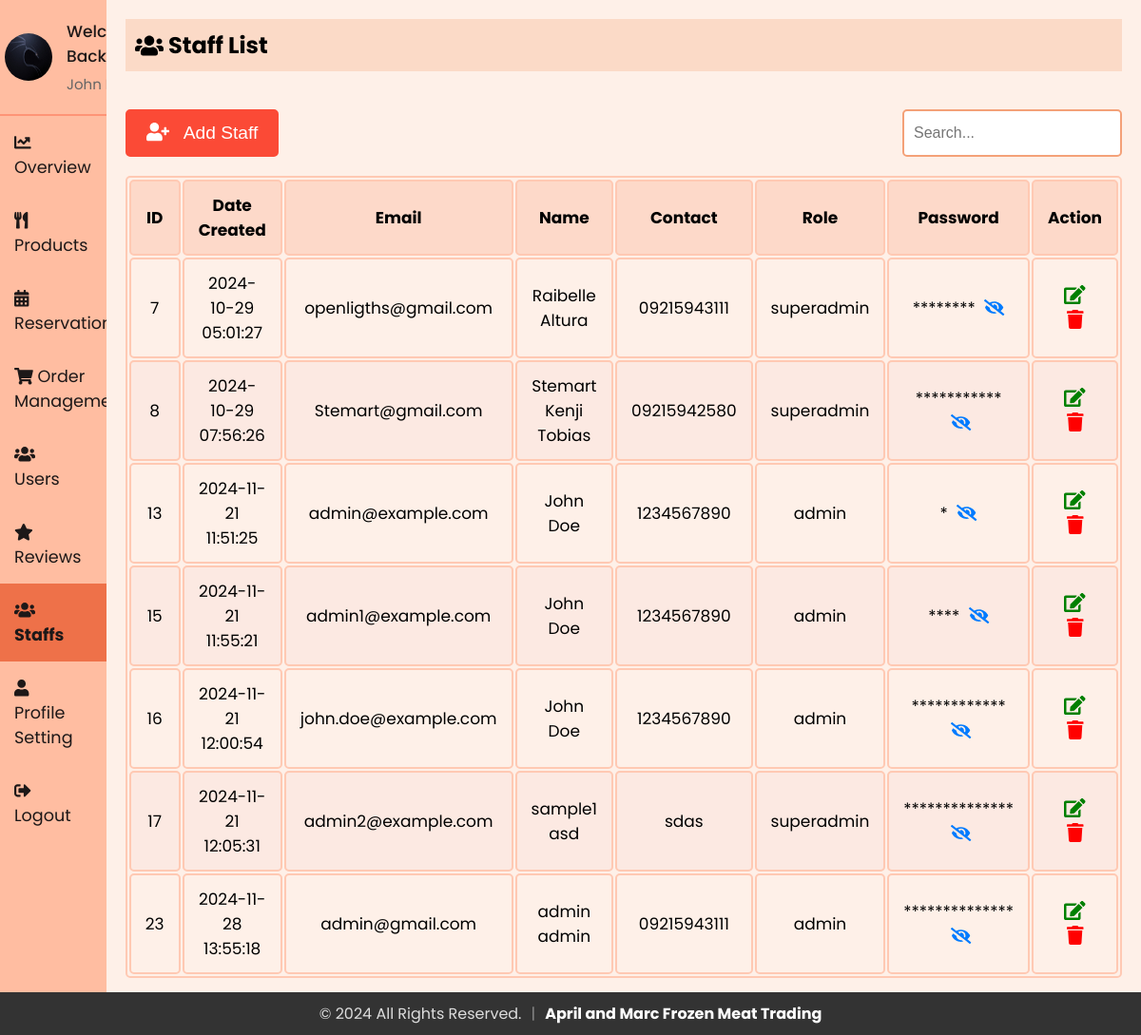
/admin/staffs.php (signed in), run on an earlier commit of the app's database.
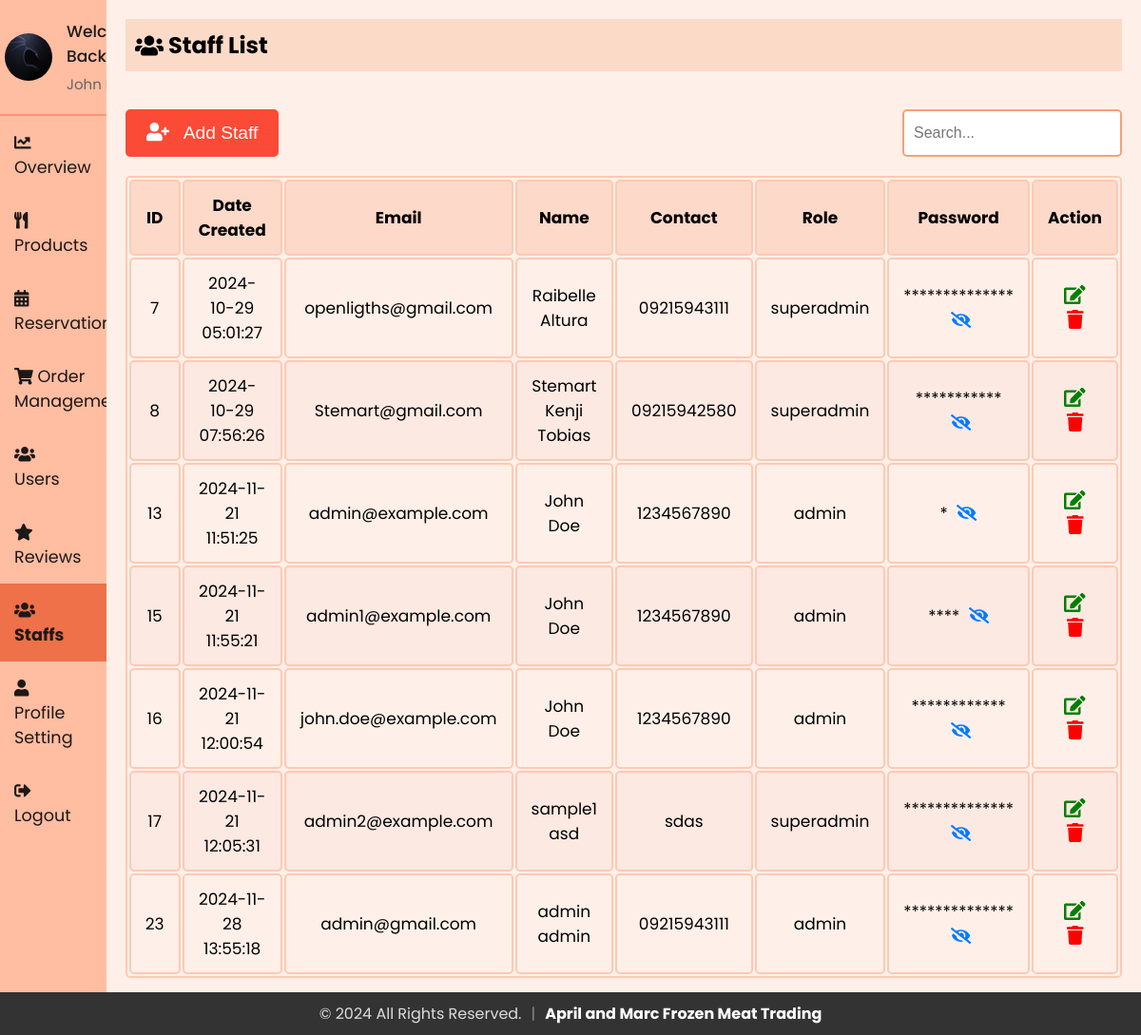
And on a later commit of the database.
### tables this page shows
CREATE TABLE `staff` (
  `id` int(11) NOT NULL,
  `firstName` varchar(50) NOT NULL,
  `lastName` varchar(50) NOT NULL,
  `email` varchar(100) NOT NULL,
  `contact` varchar(15) DEFAULT NULL,
  `role` enum('superadmin','admin','delivery boy','waiter') NOT NULL,
  `password` varchar(255) NOT NULL,
  `createdAt` timestamp NOT NULL DEFAULT current_timestamp(),
  `updatedAt` timestamp NOT NULL DEFAULT current_timestamp() ON UPDATE current_timestamp(),
  `profile_image` varchar(255) NOT NULL DEFAULT 'default.jpg'
);

### admin/sidebar.php (called while the page is built, shortened)
<?php
include 'db_connection.php';
$admin_email = isset($_SESSION['email']) ? $_SESSION['email'] : '';
function getAdminInfo($email)
{
  global $conn;
  $stmt = $conn->prepare("SELECT firstName, lastName, email, profile_image FROM staff WHERE email = ?");
  $stmt->bind_param("s", $email);
  $stmt->execute();
  $stmt->bind_result($firstName, $lastName, $email,  $profile_image);
  return [
    'firstName' => $firstName ?: '',
    'lastName' => $lastName ?: '',
    'email' => $email ?: '',
    'profile_image' => $profile_image ?: 'default.jpg'
  ];
}
$admin_info = getAdminInfo($admin_email);
?>

### admin/staffs.php (the view, shortened to what this page needs)
<?php
include 'db_connection.php';
$search = '';
?>
<?php
include 'sidebar.php';
?>
<!DOCTYPE html>
<html lang="en">
<head>
  <link rel="stylesheet" href="https://cdnjs.cloudflare.com/ajax/libs/font-awesome/5.15.3/css/all.min.css">
  <link rel="stylesheet" href="sidebar.css">
  <link rel="stylesheet" href="admin_user.css">
</head>
<body>
  <div class="sidebar">
    <div class="profile-section">
      <img src="../uploads/<?php echo htmlspecialchars($admin_info['profile_image']); ?>" alt="Profile Picture">
      <div class="info">
        <h3>Welcome Back!</h3>
        <p><?php echo htmlspecialchars($admin_info['firstName']) . ' ' . htmlspecialchars($admin_info['lastName']); ?></p>
      </div>
    </div>
    <ul>
      <li><a href="index.php"><i class="fas fa-chart-line" style="margin-right: 10px;"></i> Overview</a></li>
      <li><a href="admin_menu.php" ><i class="fas fa-utensils" style="margin-right: 10px;"></i> Products</a></li>
      <li><a href="reservations.php"><i class="fas fa-calendar-alt" style="margin-right: 10px;"></i> Reservations</a></li>
      <li><a href="admin_orders.php"><i class="fas fa-shopping-cart"></i> Order Management</a></li>
      <li><a href="users.php"><i class="fas fa-users" style="margin-right: 10px;"></i> Users</a></li>
      <li><a href="reviews.php"><i class="fas fa-star" style="margin-right: 10px;"></i> Reviews</a></li>
      <li><a href="staffs.php" class="active"><i class="fas fa-users" style="margin-right: 10px;"></i> Staffs</a></li>
      <li><a href="profile.php"><i class="fas fa-user" style="margin-right: 10px;"></i> Profile Setting</a></li>
      <li style="margin-right: 10px;"><a href="logout.php"><i class="fas fa-sign-out-alt" style="margin-right: 10px;"></i> Logout</a></li>
    </ul>
  </div>
  <div class="content">
    <div class="header">
      <h2><i class="fas fa-users"></i>&nbsp;Staff List</h2>
    </div>
    <div class="actions">
      <button onclick="openaddUserModal()"><i class="fas fa-user-plus"></i> &nbsp; Add Staff</button>
      <form method="POST" id="searchForm" class="search-bar">
        <input type="text" name="search" placeholder="Search..." value="<?php echo htmlspecialchars($search); ?>">
      </form>
    </div>
    <table id="userTable">
      <thead>
        <tr>
          <th>ID</th>
          <th>Date Created</th>
          <th>Email</th>
          <th>Name</th>
          <th>Contact</th>
          <th>Role</th>
          <th>Password</th>
          <th>Action</th>
        </tr>
      </thead>
      <tbody>
        <?php
          $sql = "SELECT * FROM staff";
          $result = $conn->query($sql);
          if ($result->num_rows > 0) {
            while ($row = $result->fetch_assoc()) {
              $passwordMasked = str_repeat('*', min(14, strlen($row['password'])));
              $passwordVisible = substr($row['password'], 0, 14);
              echo "<tr>
                        <td>{$row['id']}</td>
                        <td>{$row['createdAt']}</td>
                        <td>{$row['email']}</td>
                        <td>{$row['firstName']} {$row['lastName']}</td>
                        <td>{$row['contact']}</td>
                        <td>{$row['role']}</td>
                        <td>
                            <span class='password-masked'>{$passwordMasked}</span>
                            <span class='password-visible' style='display: none;'>{$passwordVisible}</span>
                            <i class='fas fa-eye-slash toggle-password' onclick='togglePassword(this)'></i>
                        </td>
                        <td>
                            <button id='editbtn' onclick='openEditUserModal(this)' data-email='{$row['email']}' data-firstname='{$row['firstName']}' data-lastname='{$row['lastName']}' data-contact='{$row['contact']}' data-role='{$row['role']}' data-password='{$row['password']}'><i class='fas fa-edit'></i></button>
                            <button id='deletebtn' onclick=\"deleteItem('{$row['email']}')\"><i class='fas fa-trash'></i></button>
                        </td>
                    </tr>";
            }
          } else {
            echo "<tr><td colspan='8' style='text-align: center;'>No Users Found</td></tr>";
          }
        ?>
      </tbody>
    </table>
  </div>
</body>
</html>

What changed in the data, as far as the page shows it:
changed staff "openligths@gmail.com": password "********" → "**************"
